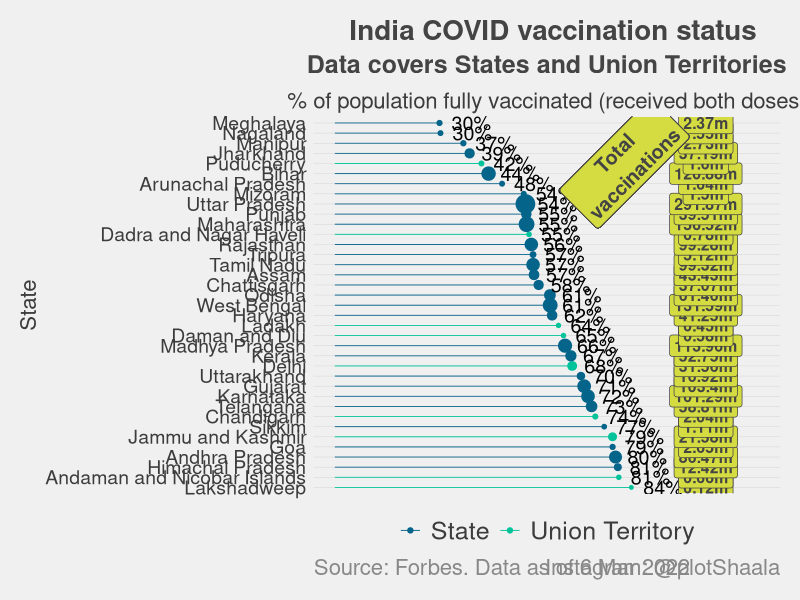

The R source for this figure:
library(ggplot2)
library(ggthemes)
library(dplyr)

# Arrow reference : https://www.r-graph-gallery.com/233-add-annotations-on-ggplot2-chart.html

# Variable
typeColor <- c(State = "#05648A", "Union Territory" = "#02C39A") 
titleColor <- "#444444"
footerColor <- "#888888"  
labelFiller <- "#D4DC41"  
displayResolution <- 600


# set working directory and read the file
setwd("/Users/sanjaynoronha/Desktop/R/Github/R_charts")
df <- read.csv("Fig4_VaccineStatus.csv")
df <- df %>% arrange(desc(Percent))
df

# This function causes the State to be ordered
# but this starts from the bottom of the axis
df$State  <- factor(
  df$State 
  ,levels =  df$State
)

# draw a horizontal lollipop chart
# Horizontal version
p <- ggplot(df, aes(x=Percent, y=State)) +
  geom_segment( aes(x=0, xend= Percent, y= State, yend= State, color= Type), size = 0.3) +
  geom_point( aes(color= Type, size = Total)) +
  geom_text(aes(label = paste(ceiling(Percent), "%", sep = '')),  hjust = - 0.3, size = 5) +
  annotate("label", x = 105 , y =  df$State,  label = paste(round(df$Total/1000000,2), 'm', sep = ''),  size = 4,fontface = "bold", fill = labelFiller, colour = "#444444") +
  scale_colour_manual(values= typeColor) +
  scale_x_continuous(position = "top", limits = c(0,120))  +
  #xlim(0,120) +
  guides(size = "none")  +      #To turn off size legend
  annotate("segment", x = 90, xend = 95, y = "Manipur", yend = "Nagaland", colour = titleColor, size=2, alpha=0.6, arrow=arrow()) +
  geom_label( aes( x=82, y="Puducherry", label="Total\nvaccinations"), fill = labelFiller ,fontface = "bold", color= titleColor, size=5 , angle=45 ) +
  
  

theme_fivethirtyeight() +

# customize the base theme
labs(
  title = "India COVID vaccination status"
  , subtitle = "Data covers States and Union Territories"
  , caption = c("Instagram: @plotShaala", "Source: Forbes. Data as of 6 Mar 2022" )
) +
  
  
  theme(
    plot.caption = element_text(hjust=c(1, 0), colour = footerColor, size = 16)
    , plot.title = element_text(colour = titleColor, hjust = 0.6, size = 20)
    , plot.subtitle = element_text(colour = titleColor, hjust = 0.5, size = 18, face = "bold")
  ) +
  
  theme(
    panel.grid.major.y =  element_line(size = 0.15)
    , panel.grid.major.x =  element_blank()
    , panel.grid.minor.x =  element_blank()
    , panel.grid.minor.y = element_blank()
  ) +
  
  theme(
    axis.ticks = element_blank()
    , axis.text.y = element_text(size = 14)
    , axis.text.x = element_blank()
  ) +
  
  theme(
    legend.title = element_blank()
    , legend.text = element_text(size = 18)
    , legend.position= "bottom"
    
    , legend.background = element_blank()
  ) +
  
  theme(axis.title = element_text(size = 16)) + xlab('% of population fully vaccinated (received both doses)') 


# save plot in high resolution
ggsave(plot = p, width = 10,  height = 11 ,units = "in",  dpi = displayResolution, filename = "Fig4_VaccineStatus.png")
  


